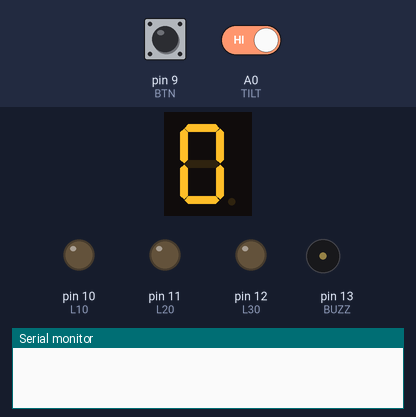
This sketch was run on a simulated Arduino Uno, built with avr-gcc and run on an emulated ATmega328P. On the bench: 1-digit seven-segment display, output pins drawn as LEDs (lit = HIGH), buzzer (waves = sounding), the last lines printed to the serial monitor. Wiring (inferred from the names in the program): 1-digit 7-segment display, segments lit when HIGH: segments pin 2, pin 3, pin 4, pin 5, pin 6, pin 7, pin 8. The test bench sets the inputs (shaded band); at power-on: pin 9 (BTN) HIGH, A0 (TILT) HIGH. The segment pins are drawn as the display they are named for; pins used as bus, display or sensor lines are not drawn.

Above: at 1.2 s.
1.3 s: pin 9 (BTN) pulled LOW for 0.15 s
At 2.0 s:
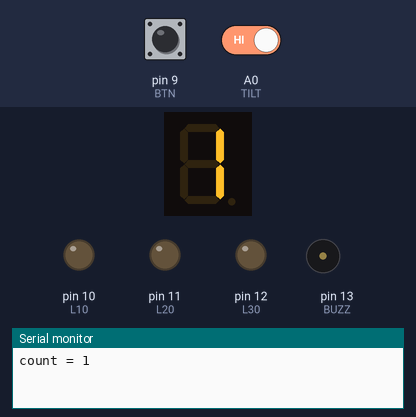
2.9 s: pin 9 (BTN) pulled LOW for 1 s
At 3.2 s:
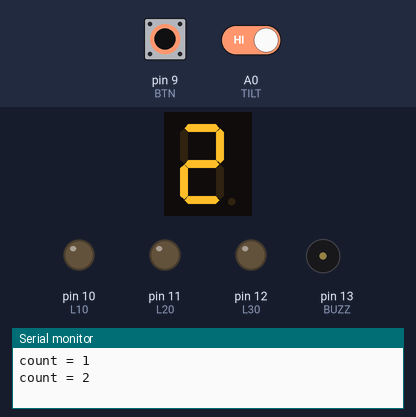
5.4 s: A0 (TILT) driven LOW
At 6.8 s:
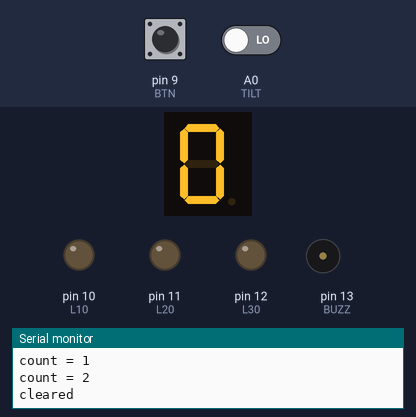
Timing chart, 0 to 8.4 s (numbered marks = the images above; inputs shaded):
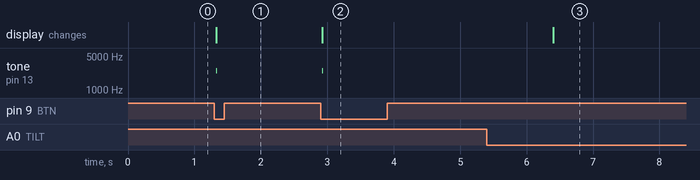

Measured:
- after the input at 1.3 s, tone on pin 13 (BUZZ): silent → 2500 Hz at once, → silent 0.02 s later; the display: changes at once (image 1)
- after the input at 2.9 s, tone on pin 13 (BUZZ): silent → 2500 Hz at once, → silent 0.02 s later; the display: changes at once (image 2)
- after the input at 5.4 s, the display: changes after 1.0 s (image 3)

The sketch:

P18_Digital-Tasbih-Counter.ino
```cpp
/* PROJECT 18 - DIGITAL TASBIH COUNTER  (11.A Group 3)
   Each press = +1. Display shows the units; LEDs light at 10, 20 and 30.
   At 33 a two-note tone plays and it starts again.
   Hold the device tipped (tilt switch) for 1 second to clear.          */
const int BTN = 9;                      // count button (other leg to GND)
const int L10 = 10, L20 = 11, L30 = 12; // LEDs (each through 220 ohm)
const int BUZZ = 13;                    // PASSIVE buzzer (tone)
const int TILT = A0;                    // tilt switch, A0 used as digital input
const int TARGET = 33;

int count = 0, rounds = 0, lastBtn = HIGH;
unsigned long tiltSince = 0;

// ---------- 7-SEGMENT DISPLAY (pins a,b,c,d,e,f,g) ----------
const int SEG[7] = {2, 3, 4, 5, 6, 7, 8};
const bool SEG_COMMON_ANODE = false;   // true = common pin goes to 5V instead of GND
const byte DIGIT[10][7] = {
  {1,1,1,1,1,1,0}, {0,1,1,0,0,0,0}, {1,1,0,1,1,0,1}, {1,1,1,1,0,0,1},
  {0,1,1,0,0,1,1}, {1,0,1,1,0,1,1}, {1,0,1,1,1,1,1}, {1,1,1,0,0,0,0},
  {1,1,1,1,1,1,1}, {1,1,1,1,0,1,1} };

void show(int n) {                      // show one number 0-9
  n = constrain(n, 0, 9);
  for (int i = 0; i < 7; i++) {
    bool on = DIGIT[n][i];
    digitalWrite(SEG[i], SEG_COMMON_ANODE ? !on : on);
  }
}
// True ONCE at the moment a button goes from up (HIGH) to pressed (LOW).
// Holding the button down does NOT repeat it.
bool justPressed(int pin, int &lastState) {
  int now = digitalRead(pin);
  bool pressed = (lastState == HIGH && now == LOW);
  lastState = now;
  if (pressed) delay(25);               // ignore contact bounce
  return pressed;
}

void setup() {
  Serial.begin(9600);
  for (int i = 0; i < 7; i++) pinMode(SEG[i], OUTPUT);
  pinMode(BTN, INPUT_PULLUP);
  pinMode(TILT, INPUT_PULLUP);
  pinMode(L10, OUTPUT); pinMode(L20, OUTPUT); pinMode(L30, OUTPUT);
  pinMode(BUZZ, OUTPUT);
}

void loop() {
  if (justPressed(BTN, lastBtn)) {      // count the EDGE of the press
    count++;
    tone(BUZZ, 2500, 15);               // tiny click so the user feels it counted
    Serial.print("count = "); Serial.println(count);
  }

  if (digitalRead(TILT) == LOW) { if (tiltSince == 0) tiltSince = millis(); }
  else tiltSince = 0;
  if (tiltSince != 0 && millis() - tiltSince > 1000 && count > 0) {
    count = 0; Serial.println("cleared");
  }

  show(count % 10);
  digitalWrite(L10, count >= 10);
  digitalWrite(L20, count >= 20);
  digitalWrite(L30, count >= 30);

  if (count >= TARGET) {
    tone(BUZZ, 1200, 180); delay(220);
    tone(BUZZ, 1600, 360); delay(400);
    rounds++; count = 0;
    Serial.print("33 reached - rounds completed = "); Serial.println(rounds);
  }
}
```
